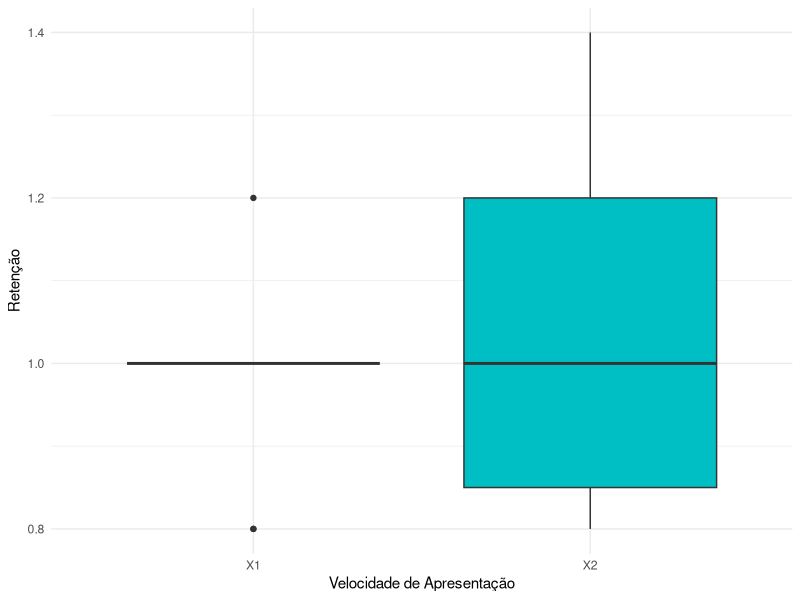
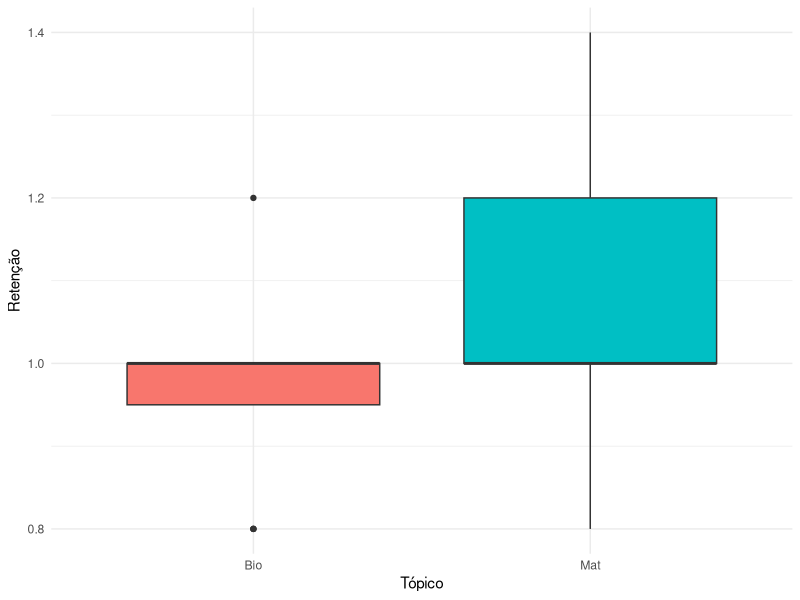
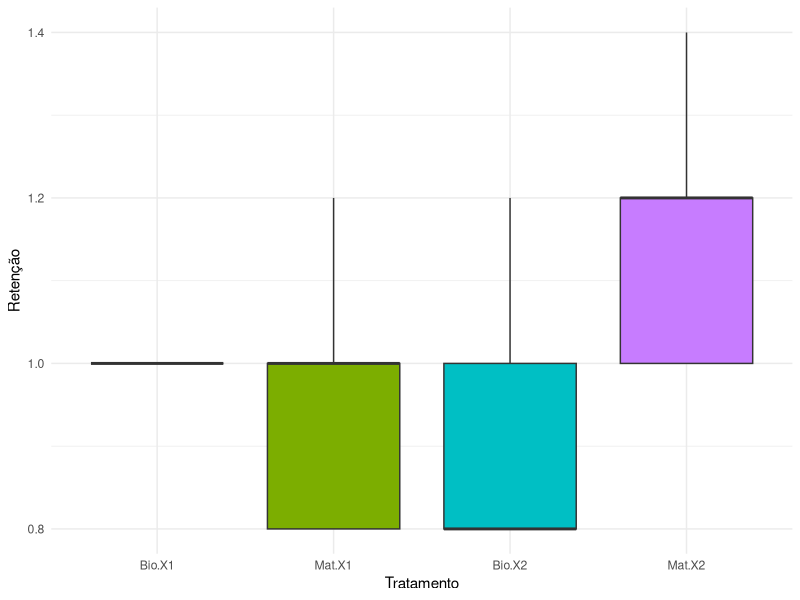
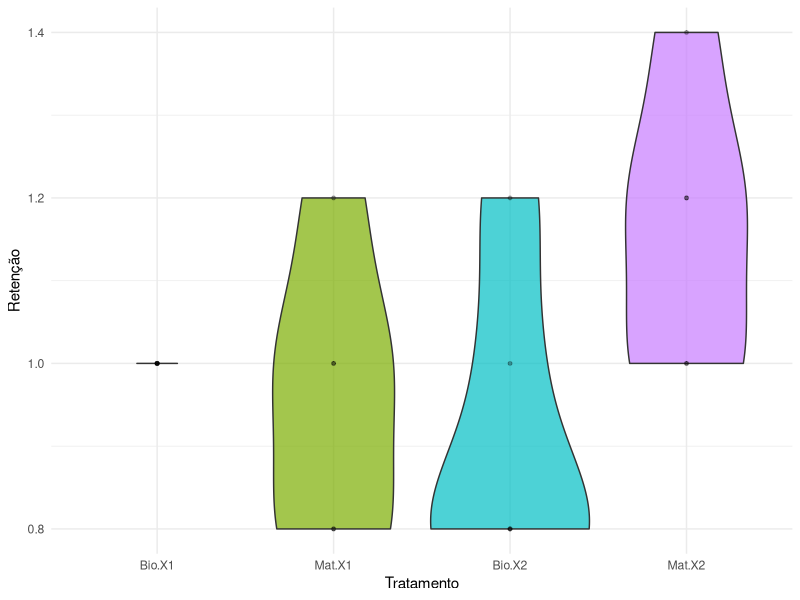
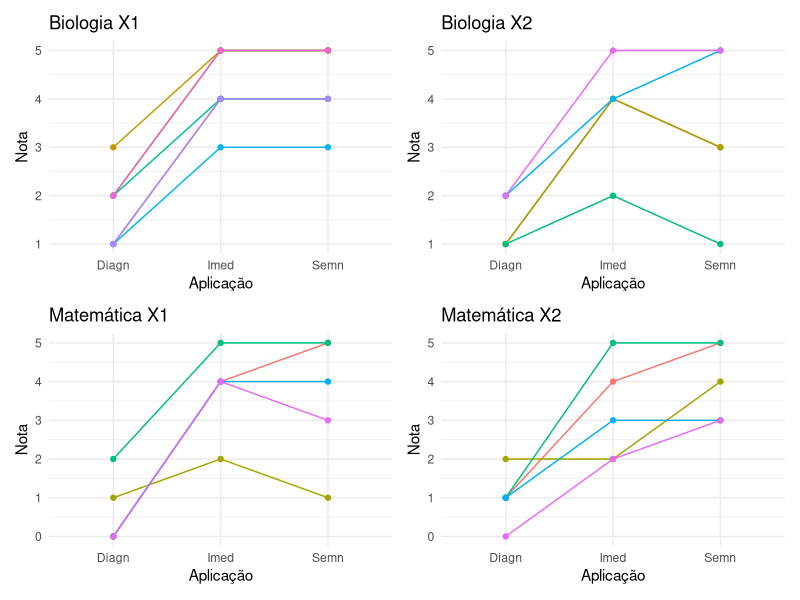

Reproduce these figures in R, in order.
## ---- chunk 1
#| output: false
library(dplyr)
library(patchwork)
library(tidyr)
library(stringr)
library(ggplot2)
library(lme4)
library(lmerTest)
library(car)
library(knitr)
## ---- chunk 2
#| output: false
df <- read.csv2("./Book1.csv", nrows = 22)

df[df == "Não sei"] <- 0
df$media1 <- (as.numeric(df$que1) + as.numeric(df$que2) + as.numeric(df$que3) +
  as.numeric(df$que4) + as.numeric(df$que5)) / 5

df$media2 <- (as.numeric(df$que12) + as.numeric(df$que22) + as.numeric(df$que32) +
  as.numeric(df$que42) + as.numeric(df$que52)) / 5

df$meand <- (as.numeric(df$diag1) + as.numeric(df$diag2) + as.numeric(df$diag3) +
  as.numeric(df$diag4)) / 4

df$Topico <- ifelse(df$Grupo %in% c("bio1", "bio2"), "Bio", "Mat")
## ---- chunk 3
#| output: false
df <- df |>
  mutate(
    Media_Imed = media1 * 5,
    Media_Semn = media2 * 5,
    Diagn = meand * 4,
    Retencao = 1 + ((Media_Semn - Media_Imed) / 5),
    Velocidade = if_else(str_detect(tolower(Grupo), "2$"), "X2", "X1"),
    Participante = as.factor(seq(1, 22))
  )


df_long <- df |>
  select(Participante, Idade, Sexo, Topico, Velocidade, Diagn, Media_Imed, Media_Semn) |>
  pivot_longer(cols = c(Diagn, Media_Imed, Media_Semn), names_to = "Aplicação", values_to = "Nota") |>
  mutate(Aplicação = case_when(
    Aplicação == "Diagn" ~ "Diagn",
    Aplicação == "Media_Imed" ~ "Imed",
    Aplicação == "Media_Semn" ~ "Semn"
  ))
## ---- chunk 4
#| label: tbl-dados
#| tbl-cap: "Dados transformados em tabela longa para análise"
kable(df_long)
## ---- chunk 5
#| label: tbl-sumario-estatistico-aplicacao
#| tbl-cap: "Sumário estatístico das notas por aplicação"
df_long |>
  group_by(Aplicação) |>
  summarise(
    media = mean(Nota),
    dp = sd(Nota),
    min = min(Nota),
    Q1 = quantile(Nota, 0.25),
    mediana = median(Nota),
    Q3 = quantile(Nota, 0.75),
    max = max(Nota)
  ) |>
  kable()
## ---- chunk 6
#| label: tbl-sumario-estatistico-trat
#| tbl-cap: "Sumário estatístico da retenção por tratamento"
df_temp <- df
df_temp$Grupo <- paste(df_temp$Topico, df_temp$Velocidade, sep = "-")
df_temp |>
  group_by(Grupo) |>
  summarise(
    n = n(),
    media = mean(Retencao),
    dp = sd(Retencao),
    min = min(Retencao),
    Q1 = quantile(Retencao, 0.25),
    mediana = median(Retencao),
    Q3 = quantile(Retencao, 0.75),
    max = max(Retencao)
  ) |>
  kable()
## ---- chunk 7
#| label: tbl-sumario-estatistico-trat-aplic
#| tbl-cap: "Sumário estatístico das notas por tratamento e aplicação"
df_long_temp <- df_long
df_long_temp$Grupo <- paste(df_long_temp$Topico, df_long_temp$Velocidade,
  df_long_temp$Aplicação,
  sep = "-"
)

df_long_temp |>
  group_by(Grupo) |>
  summarise(
    media = mean(Nota),
    dp = sd(Nota),
    min = min(Nota),
    Q1 = quantile(Nota, 0.25),
    mediana = median(Nota),
    Q3 = quantile(Nota, 0.75),
    max = max(Nota)
  ) |>
  kable()
## ---- chunk 8
#| label: fig-boxplot-retencao-velocidade
#| fig-cap: "Boxplots da retenção por velocidade de apresentação"
ggplot(df, aes(x = Velocidade, y = Retencao, fill = Velocidade)) +
  geom_boxplot(show.legend = FALSE) +
  labs(x = "Velocidade de Apresentação", y = "Retenção") +
  theme_minimal()
## ---- chunk 9
#| label: fig-boxplot-retencao-topico
#| fig-cap: "Boxplots da retenção por tópico"
ggplot(df, aes(
  x = Topico, y = Retencao, fill =
    Topico
)) +
  geom_boxplot(show.legend = FALSE) +
  labs(x = "Tópico", y = "Retenção") +
  theme_minimal()
## ---- chunk 10
#| label: fig-boxplot-retencao-tratamento
#| fig-cap: "Boxplots da retenção por tratamento"
ggplot(df, aes(
  x = interaction(Topico, Velocidade), y =
    Retencao, fill = interaction(Topico, Velocidade)
)) +
  geom_boxplot(show.legend = FALSE) +
  labs(x = "Tratamento", y = "Retenção") +
  theme_minimal()
## ---- chunk 11
#| label: fig-violin-retencao-tratamento
#| fig-cap: "Violin plots da retenção por tratamento"
ggplot(df, aes(
  x = interaction(Topico, Velocidade), y =
    Retencao, fill = interaction(Topico, Velocidade)
)) +
  geom_violin(show.legend = FALSE, alpha = 0.7) +
  geom_point(size = 1, alpha = 0.3, color = "black", show.legend = FALSE) +
  labs(x = "Tratamento", y = "Retenção") +
  theme_minimal()
## ---- chunk 12
#| label: fig-grafico-perfis
#| fig-cap: "Gráficos de perfis das notas por participante por tratamento"
p1 <- ggplot(
  df_long |> filter(Topico == "Bio", Velocidade == "X1"),
  aes(x = Aplicação, y = Nota, group = Participante)
) +
  geom_line(aes(color = Participante), show.legend = FALSE) +
  geom_point(aes(color = Participante), show.legend = FALSE) +
  labs(
    title = "Biologia X1",
    x = "Aplicação",
    y = "Nota"
  ) +
  theme_minimal()
p2 <- ggplot(
  df_long |> filter(Topico == "Bio", Velocidade == "X2"),
  aes(x = Aplicação, y = Nota, group = Participante)
) +
  geom_line(aes(color = Participante), show.legend = FALSE) +
  geom_point(aes(color = Participante), show.legend = FALSE) +
  labs(
    title = "Biologia X2",
    x = "Aplicação",
    y = "Nota"
  ) +
  theme_minimal()
p3 <- ggplot(
  df_long |> filter(Topico == "Mat", Velocidade == "X1"),
  aes(x = Aplicação, y = Nota, group = Participante)
) +
  geom_line(aes(color = Participante), show.legend = FALSE) +
  geom_point(aes(color = Participante), show.legend = FALSE) +
  labs(
    title = "Matemática X1",
    x = "Aplicação",
    y = "Nota"
  ) +
  theme_minimal()
p4 <- ggplot(
  df_long |> filter(Topico == "Mat", Velocidade == "X2"),
  aes(x = Aplicação, y = Nota, group = Participante)
) +
  geom_line(aes(color = Participante), show.legend = FALSE) +
  geom_point(aes(color = Participante), show.legend = FALSE) +
  labs(
    title = "Matemática X2",
    x = "Aplicação",
    y = "Nota"
  ) +
  theme_minimal()
p1 + p2 + p3 + p4 + plot_layout(ncol = 2)
